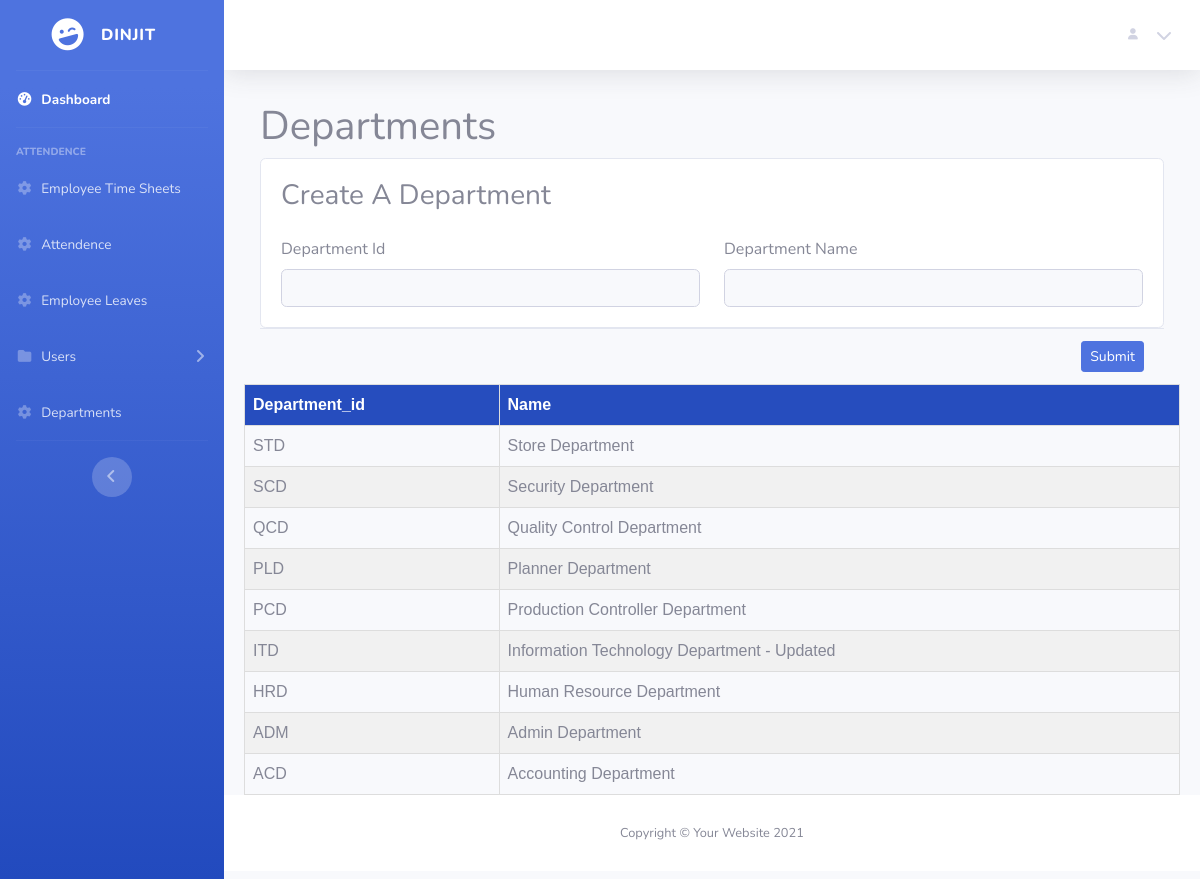
The page /departments.php (signed in) on the database its author committed.
### tables this page shows
CREATE TABLE `department` (
  `department_id` char(3) NOT NULL,
  `department_name` varchar(50) NOT NULL
);

### departments.php (the view, shortened to what this page needs)
<?php
require_once 'core/conn.php';
if (isset($_SESSION['usertype'])) {
    include "includes/admin-head.php";
?>
    <div class="container-fluid">
        <div class="col-xxl-9 col-xl-12 col-lg-12 col-md-12 col-sm-12 px-3">
            <h1>Departments</h1>
            <form method="post" >
                <div class="card custom-card">
                    <div class=card-body>
                        <div class="row gy-3">
                            <h3>Create A Department</h3>
                            <div class=col-xl-6>
                                <label for=blog-author class=form-label>Department Id</label>
                                <input type=text class="form-control bg-light text-dark" name="department_id" id="department_id" >
                            </div>
                            <div class=col-xl-6>
                                <label for=blog-author class=form-label>Department Name</label>
                                <input type=text class="form-control bg-light text-dark" name="department_name" id="department_name" >
                            </div>
                        </div>
                    </div>
                </div>
                <div class=card-footer>
                    <div class="btn-list text-end">
                        <button name="department" id="department" class="btn btn-sm btn-primary">Submit</button>
                    </div>
                </div>
        </div>
        <div style="overflow-x:scroll;">
        <table>
            <thead style="  table-layout: fixed; background:#264dbe; color:white;">
                <tr>
                    <th>Department_id</th>
                    <th>Name</th>
                </tr>
            </thead>
            <tbody>
            <?php
                 $sql = "SELECT * FROM department ORDER BY department_id DESC";
            $res = mysqli_query($con,$sql);
            while($row = mysqli_fetch_array($res)){
                ?>
                <tr>
                    <td><?php echo $row['department_id'];?></td>
                    <td><?php echo $row['department_name'];?></td>
                </tr>
                <?php ;} ?>
            </tbody>
        </table>
        </div>
    </div>
    <footer class="sticky-footer bg-white">
        <div class="container my-auto">
            <div class="copyright text-center my-auto">
                <span>Copyright &copy; Your Website 2021</span>
            </div>
        </div>
    </footer>
    </div>
    </div>
    </div>
    </div>
    <?php
    include "includes/footer.php";
    ?>
<?php
} else {
    header("Location:index.php?error=UnAuthorized Access");
}
?>

### includes/admin-head.php (shortened to what this page needs)
<!DOCTYPE html>
<html lang="en">
<?php  include "links.php";?>
<body>
    <div id="wrapper">
        <ul class="navbar-nav bg-gradient-primary sidebar sidebar-dark accordion" id="accordionSidebar">
            <a class="sidebar-brand d-flex align-items-center justify-content-center" href="index.html">
                <div class="sidebar-brand-icon rotate-n-15">
                    <i class="fas fa-laugh-wink"></i>
                </div>
                <div class="sidebar-brand-text mx-3">DINJIT </div>
            </a>
            <hr class="sidebar-divider my-0">
            <li class="nav-item active">
                <a class="nav-link" href="admin-dashboard.php">
                    <i class="fas fa-fw fa-tachometer-alt"></i>
                    <span>Dashboard</span></a>
            </li>
            <hr class="sidebar-divider">
            <div class="sidebar-heading">
                Attendence
            </div>
            <li class="nav-item">
                <a class="nav-link " href="timesheet.php" >
                    <i class="fas fa-fw fa-cog"></i>
                    <span>Employee Time Sheets</span>
                </a>
            </li>
            <li class="nav-item">
                <a class="nav-link " href="attendence.php" >
                    <i class="fas fa-fw fa-cog"></i>
                    <span>Attendence</span>
                </a>
            </li>
            <li class="nav-item">
                <a class="nav-link " href="applied-leaves.php" >
                    <i class="fas fa-fw fa-cog"></i>
                    <span> Employee Leaves</span>
                </a>
            </li>
            <li class="nav-item">
                <a class="nav-link collapsed" href="#" data-toggle="collapse" data-target="#collapsePages"
                    aria-expanded="true" aria-controls="collapsePages">
                    <i class="fas fa-fw fa-folder"></i>
                    <span>Users</span>
                </a>
            </li>
            <li class="nav-item">
                <a class="nav-link " href="departments.php" >
                    <i class="fas fa-fw fa-cog"></i>
                    <span> Departments</span>
                </a>
            </li>
            <hr class="sidebar-divider d-none d-md-block">
            <div class="text-center d-none d-md-inline">
                <button class="rounded-circle border-0" id="sidebarToggle"></button>
            </div>
        </ul>
        <div id="content-wrapper" class="d-flex flex-column">
            <div id="content">
                <nav class="navbar navbar-expand navbar-light bg-white topbar mb-4 static-top shadow">
                    <ul class="navbar-nav ml-auto">
                        <li class="nav-item dropdown no-arrow">
                            <a class="nav-link dropdown-toggle" href="#" id="userDropdown" role="button" data-toggle="dropdown" aria-haspopup="true" aria-expanded="false">
                                <span class="mr-2 d-none d-lg-inline text-gray-600 small"> <i class="fas fa-user fa-sm fa-fw mr-2 text-gray-400"></i><?php echo $_SESSION['username'];?></span>
                                <i class="fa-solid fa-chevron-down"></i>
                            </a>
                        </li>
                    </ul>
                </nav>
                <div class="row p-2">

### includes/links.php (shortened to what this page needs)
<head>
    <link href="https://cdn.jsdelivr.net/npm/bootstrap@5.2.3/dist/css/bootstrap.min.css" rel="stylesheet">
    <link href="vendor/fontawesome-free/css/all.min.css" rel="stylesheet" type="text/css">
    <link href="assets/css/sb-admin-2.min.css" rel="stylesheet">
    <link rel="stylesheet" href="assets/css/style.css" />
</head>

### includes/footer.php
</body>
</html>

### assets/css/style.css (style rules this page uses)
* { margin: 0; padding: 0; }
table { font-family: arial, sans-serif; border-collapse: collapse; width: 100%; }
td, th { border: 1px solid #dddddd; text-align: left; padding: 8px; }
tr:nth-child(even) { background-color: #f1f1f1; }

### rows shown on the page
department: department_id "STD", department_name "Store Department"
department: department_id "SCD", department_name "Security Department"
department: department_id "QCD", department_name "Quality Control Department"
department: department_id "PLD", department_name "Planner Department"
department: department_id "PCD", department_name "Production Controller Department"
department: department_id "ITD", department_name "Information Technology Department - Updated"
department: department_id "HRD", department_name "Human Resource Department"
department: department_id "ADM", department_name "Admin Department"
department: department_id "ACD", department_name "Accounting Department"
